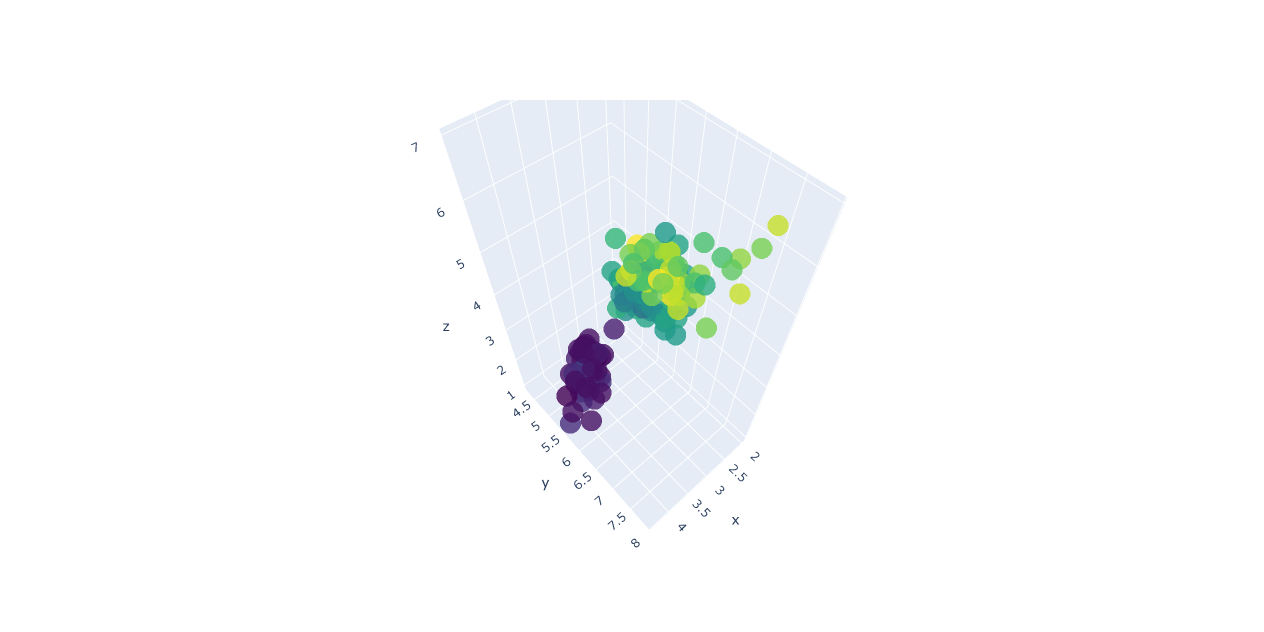

Generate this figure with Python:
import plotly.express as px # Biblioteca usada para criar gráficos
import plotly.graph_objects as go

df = px.data.iris() # DataFrame com conjunto de dados iris
fig = go.Figure(data =[go.Scatter3d(x = df['sepal_width'],
                                   y = df['sepal_length'],
                                   z = df['petal_length'],
                                   mode ='markers',
                                   marker = dict(
                                     size = 12,
                                     color = df['petal_width'],
                                     colorscale ='Viridis',
                                     opacity = 0.8
                                   )
)])  # Cria o objeto com os dados de x e y automaticamente por plotly.
fig.show() # Plota o gráfico

# plotly.express pode criar toda a fígura de uma só vez. Ele usa a graph_objects internamente
